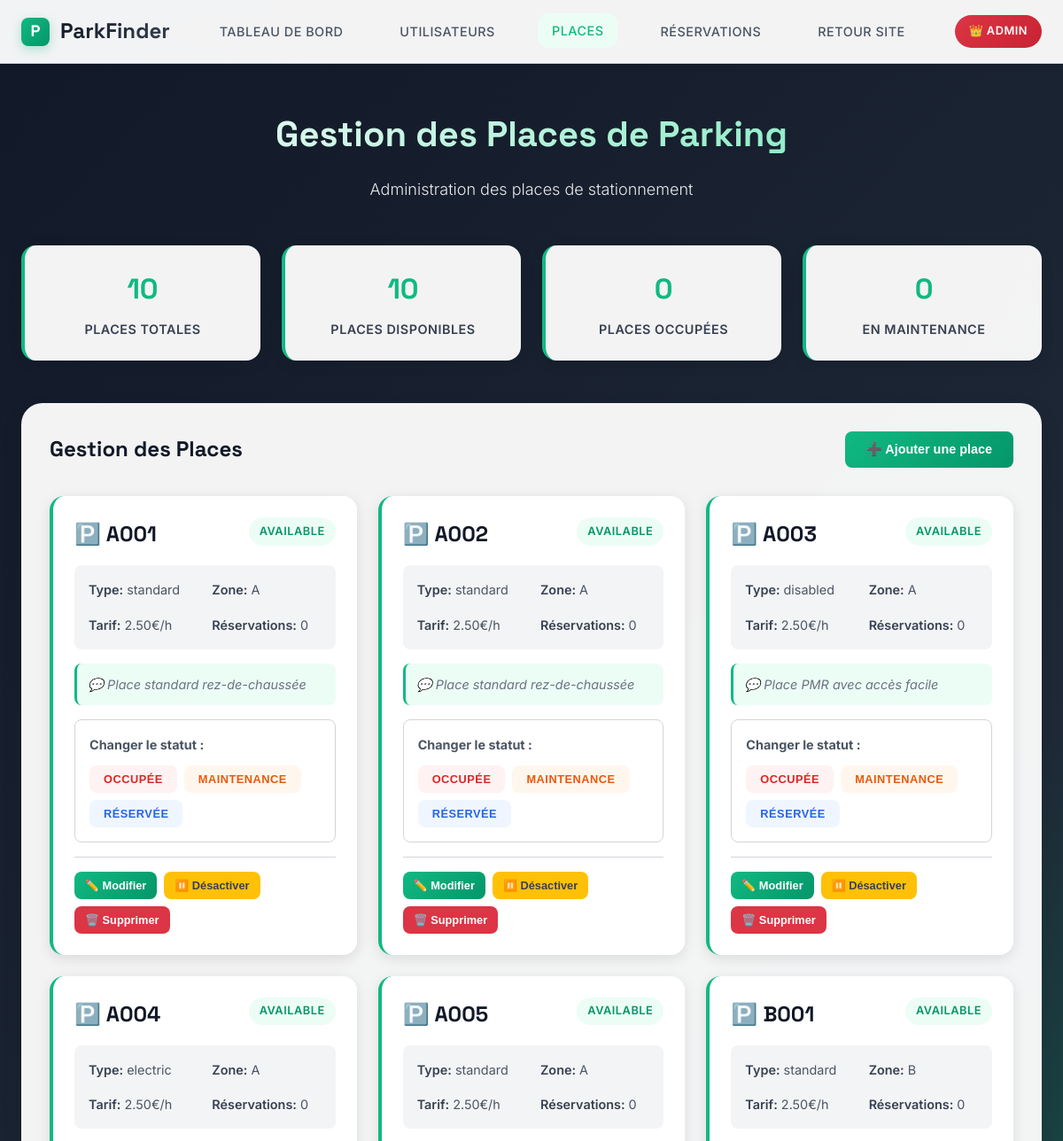
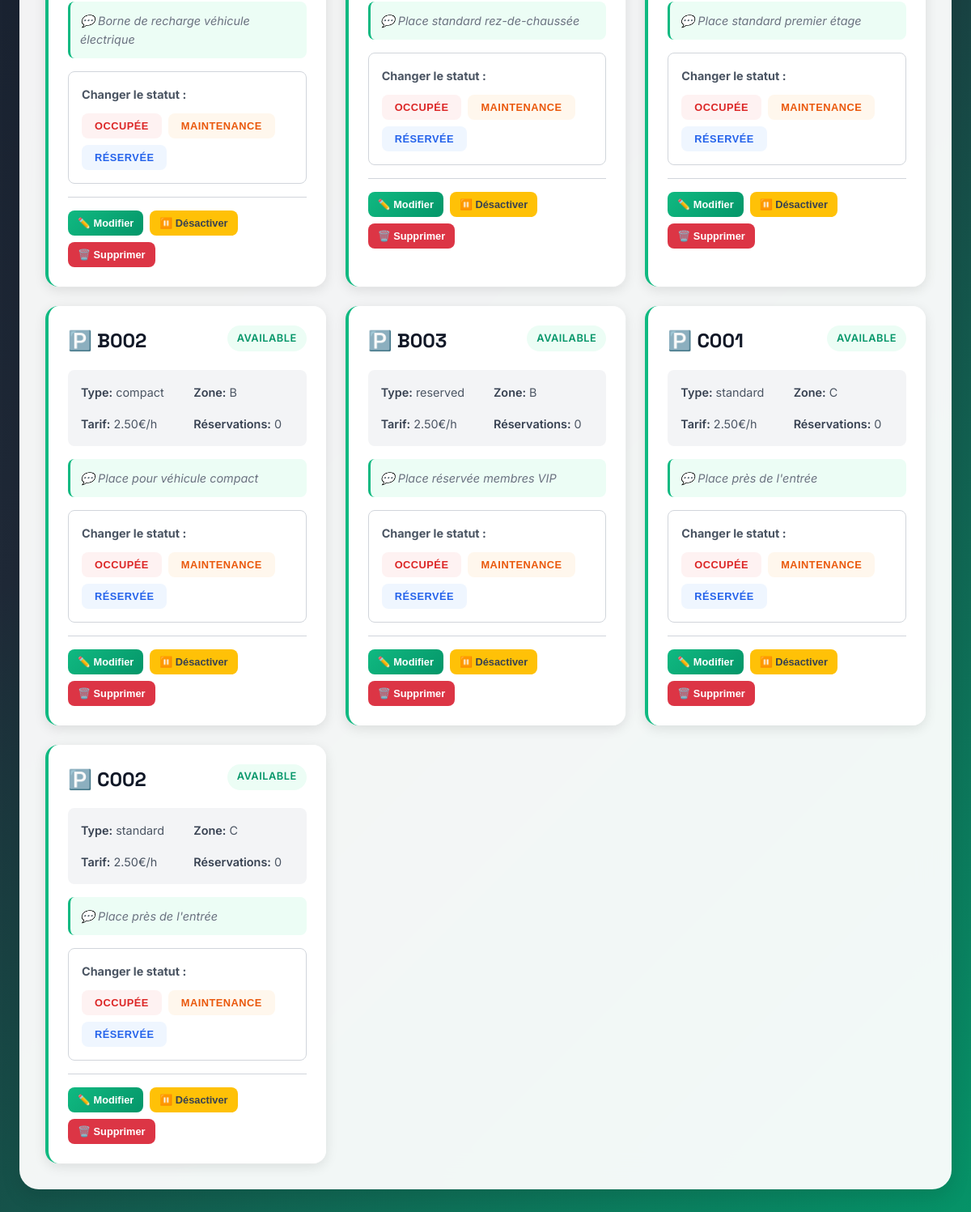
The page /public/admin-spots.php (signed in) on the database as committed earlier (2 pictures, top to bottom).
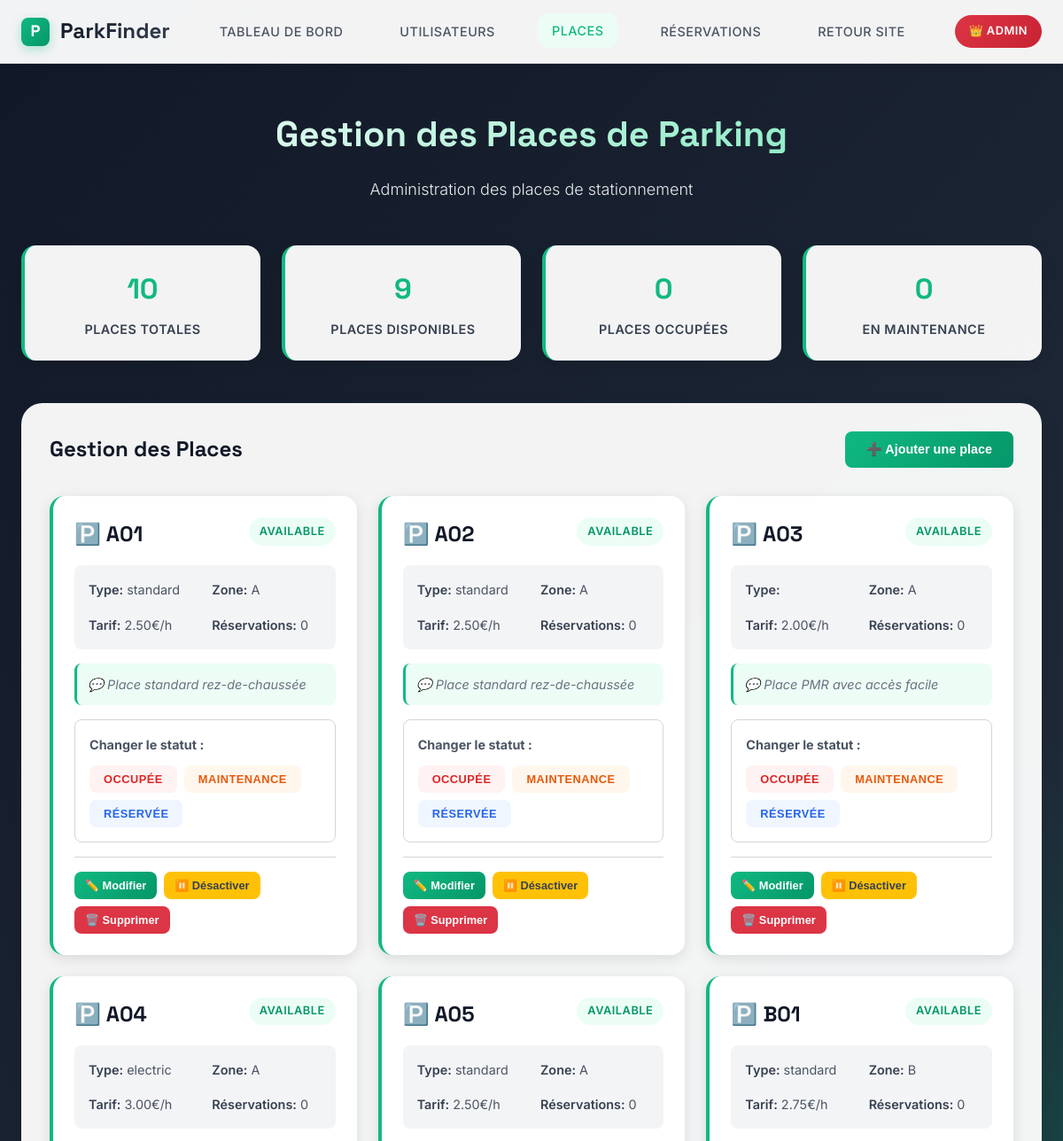
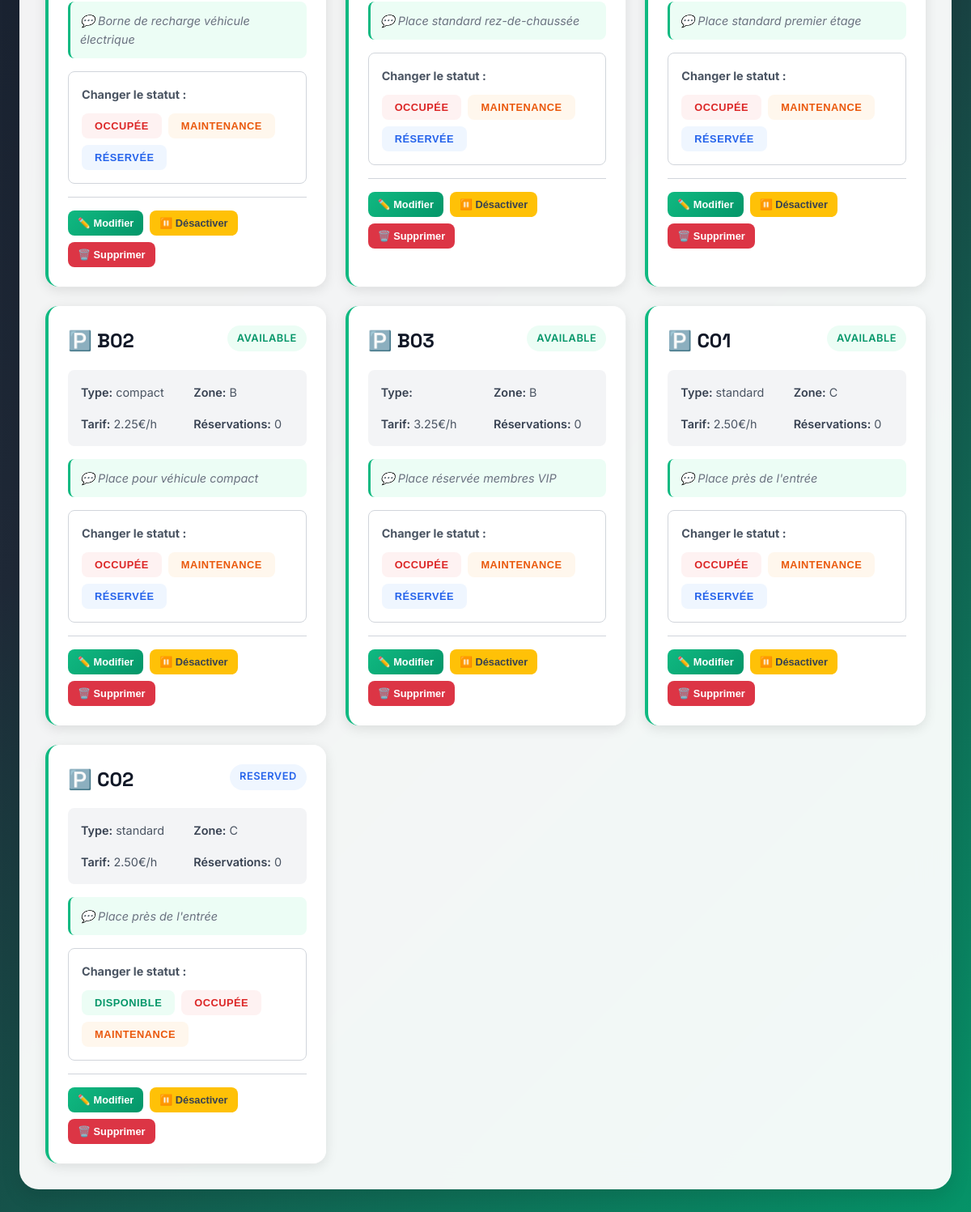
The same page on the database as committed later (2 pictures, top to bottom).
### tables this page shows
CREATE TABLE IF NOT EXISTS parking_spots (
    spot_id INT AUTO_INCREMENT PRIMARY KEY,
    spot_number VARCHAR(10) UNIQUE NOT NULL,
    spot_type ENUM('standard', 'disabled', 'reserved', 'electric', 'compact') DEFAULT 'standard',
    status ENUM('available', 'occupied', 'maintenance', 'reserved') DEFAULT 'available',
    floor_level INT DEFAULT 1,
    zone_section VARCHAR(10) DEFAULT 'A',
    length_cm INT DEFAULT 500,
    width_cm INT DEFAULT 250,
    description TEXT,
    is_active BOOLEAN DEFAULT TRUE,
    created_at TIMESTAMP DEFAULT CURRENT_TIMESTAMP,
    updated_at TIMESTAMP DEFAULT CURRENT_TIMESTAMP ON UPDATE CURRENT_TIMESTAMP,
    hourly_rate DECIMAL(10,2) DEFAULT 2.50
);

### public/admin-spots.php (the view, shortened to what this page needs)
<?php
$config = [
    'db_host' => 'localhost',
    'db_name' => 'parking_management_system',
    'db_user' => 'root',
    'db_pass' => ''
];
try {
    $pdo = new PDO("mysql:host={$config['db_host']};dbname={$config['db_name']}", $config['db_user'], $config['db_pass']);
    $pdo->setAttribute(PDO::ATTR_ERRMODE, PDO::ERRMODE_EXCEPTION);
    $dbConnected = true;
} catch(Exception $e) {
    $dbConnected = false;
}
$spots = [];
$totalSpots = 0;
$availableSpots = 0;
$occupiedSpots = 0;
$maintenanceSpots = 0;
if ($dbConnected) {
    try {
        $stmt = $pdo->query("SHOW COLUMNS FROM parking_spots LIKE 'hourly_rate'");
        $columnExists = $stmt->fetch();
        if ($columnExists) {
            $stmt = $pdo->query("
                SELECT ps.*,
                       COALESCE(ps.hourly_rate, 2.50) as hourly_rate,
                       COUNT(r.reservation_id) as total_reservations,
                       MAX(r.end_datetime) as last_reservation
                FROM parking_spots ps
                LEFT JOIN reservations r ON ps.spot_id = r.spot_id
                GROUP BY ps.spot_id
                ORDER BY ps.spot_number ASC
            ");
        }
        $spots = $stmt->fetchAll();
        $stmt = $pdo->query("SELECT COUNT(*) as count FROM parking_spots WHERE is_active = 1");
        $totalSpots = $stmt->fetch()['count'];
        $stmt = $pdo->query("SELECT COUNT(*) as count FROM parking_spots WHERE status = 'available' AND is_active = 1");
        $availableSpots = $stmt->fetch()['count'];
        $stmt = $pdo->query("SELECT COUNT(*) as count FROM parking_spots WHERE status = 'occupied' AND is_active = 1");
        $occupiedSpots = $stmt->fetch()['count'];
        $stmt = $pdo->query("SELECT COUNT(*) as count FROM parking_spots WHERE status = 'maintenance' AND is_active = 1");
        $maintenanceSpots = $stmt->fetch()['count'];
    } catch (Exception $e) {
    }
}
?>
<!DOCTYPE html>
<html lang="fr">
<head>
</head>
<body>
    <header class="header">
        <div class="container">
            <nav class="navbar">
                <a href="index.php" class="logo">
                    <div class="logo-icon">P</div>
                    <span class="logo-text">ParkFinder</span>
                </a>
                <div class="admin-nav">
                    <a href="dashboard.php">Tableau de bord</a>
                    <a href="admin-users.php">Utilisateurs</a>
                    <a href="admin-spots.php" class="active">Places</a>
                    <a href="admin-reservations.php">Réservations</a>
                    <a href="index.php">Retour site</a>
                </div>
                <div class="admin-badge">
                    👑 ADMIN
                </div>
            </nav>
        </div>
    </header>
    <main class="main-content">
        <div class="container">
            <div class="page-header">
                <h1 class="page-title">Gestion des Places de Parking</h1>
                <p class="page-subtitle">Administration des places de stationnement</p>
            </div>
            <div class="stats-overview">
                <div class="stat-card">
                    <div class="stat-number"><?= $totalSpots ?></div>
                    <div class="stat-label">Places totales</div>
                </div>
                <div class="stat-card">
                    <div class="stat-number"><?= $availableSpots ?></div>
                    <div class="stat-label">Places disponibles</div>
                </div>
                <div class="stat-card">
                    <div class="stat-number"><?= $occupiedSpots ?></div>
                    <div class="stat-label">Places occupées</div>
                </div>
                <div class="stat-card">
                    <div class="stat-number"><?= $maintenanceSpots ?></div>
                    <div class="stat-label">En maintenance</div>
                </div>
            </div>
            <div class="users-section">
                <div class="section-header">
                    <h2 class="section-title">Gestion des Places</h2>
                    <button class="btn btn-primary" onclick="openAddSpotModal()">
                        ➕ Ajouter une place
                    </button>
                </div>
                <?php if ($dbConnected && !empty($spots)): ?>
                    <div class="spots-grid">
                        <?php foreach ($spots as $spot): ?>
                            <div class="spot-card <?= $spot['is_active'] ? '' : 'inactive-spot' ?>">
                                <div class="spot-header">
                                    <div class="spot-number">🅿️ <?= htmlspecialchars($spot['spot_number']) ?></div>
                                    <div class="spot-badges">
                                        <span class="spot-status status-<?= $spot['status'] ?>">
                                            <?= ucfirst($spot['status']) ?>
                                        </span>
                                    </div>
                                </div>
                                <div class="spot-info">
                                    <div><strong>Type:</strong> <?= htmlspecialchars($spot['spot_type']) ?></div>
                                    <div><strong>Zone:</strong> <?= htmlspecialchars($spot['zone_section'] ?? 'Non définie') ?></div>
                                    <div><strong>Tarif:</strong> <?= number_format(floatval($spot['hourly_rate'] ?? 0), 2) ?>€/h</div>
                                    <div><strong>Réservations:</strong> <?= $spot['total_reservations'] ?></div>
                                </div>
                                <?php if (!empty($spot['description'])): ?>
                                    <div class="spot-description">
                                        💬 <?= htmlspecialchars($spot['description']) ?>
                                    </div>
                                <?php endif; ?>
                                <div class="quick-status-change">
                                    <strong>Changer le statut :</strong>
                                    <div class="status-buttons">
                                        <?php
                                        $statuses = [
                                            'available' => '✅ Disponible',
                                            'occupied' => '🚗 Occupée',
                                            'maintenance' => '🔧 Maintenance',
                                            'reserved' => '📅 Réservée'
                                        ];
                                        ?>
                                        <?php foreach ($statuses as $status => $label): ?>
                                            <?php if ($status !== $spot['status']): ?>
                                                <form method="post" style="display: inline;">
                                                    <button type="submit" class="status-btn <?= $status ?>" title="<?= $label ?>">
                                                        <?= explode(' ', $label)[1] ?>
                                                    </button>
                                                </form>
                                            <?php endif; ?>
                                        <?php endforeach; ?>
                                    </div>
                                </div>
                                <div class="spot-actions">
                                    <button class="btn btn-small btn-primary" onclick="openEditSpotModal(<?= htmlspecialchars(json_encode($spot)) ?>)">
                                        ✏️ Modifier
                                    </button>
                                    <form method="post" style="display: inline;">
                                        <button type="submit" class="btn btn-small btn-warning">
                                            <?= $spot['is_active'] ? '⏸️ Désactiver' : '▶️ Activer' ?>
                                        </button>
                                    </form>
                                    <form method="post" style="display: inline;" onsubmit="return confirm('Êtes-vous sûr de vouloir supprimer cette place ?')">
                                        <button type="submit" class="btn btn-small btn-danger">
                                            🗑️ Supprimer
                                        </button>
                                    </form>
                                </div>
                            </div>
                        <?php endforeach; ?>
                    </div>
                <?php else: ?>
                    <p style="text-align: center; color: var(--gray-600); margin: 2rem 0;">
                        <?= $dbConnected ? 'Aucune place de parking trouvée.' : 'Erreur de connexion à la base de données.' ?>
                    </p>
                <?php endif; ?>
            </div>
        </div>
    </main>
</body>
</html>

Rows that differ between the two databases and show on the page:
changed parking_spots (number 1 of 10 on the later page): spot_number "A001" → "A01"
changed parking_spots (number 2 of 10 on the later page): spot_number "A002" → "A02"
changed parking_spots "Place PMR avec accès facile": spot_number "A003" → "A03"; hourly_rate "2.50" → "2.00"; spot_type "disabled" → (not shown)
changed parking_spots "electric": spot_number "A004" → "A04"; hourly_rate "2.50" → "3.00"
changed parking_spots (number 5 of 10 on the later page): spot_number "A005" → "A05"
changed parking_spots "Place standard premier étage": spot_number "B001" → "B01"; hourly_rate "2.50" → "2.75"
changed parking_spots "compact": spot_number "B002" → "B02"; hourly_rate "2.50" → "2.25"
changed parking_spots "Place réservée membres VIP": spot_number "B003" → "B03"; hourly_rate "2.50" → "3.25"; spot_type "reserved" → (not shown)
changed parking_spots (number 9 of 10 on the later page): spot_number "C001" → "C01"
changed parking_spots: spot_number "C002" → "C02"; status "AVAILABLE" → "RESERVED"
Other text that changed with them:
$availableSpots: "10" → "9"
new list line: "DISPONIBLE"
list line gone: "RÉSERVÉE"
